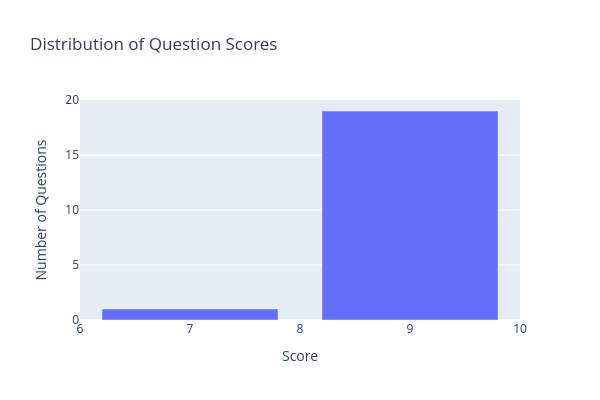

Notebook source saved alongside this figure:
### Code cell
from collections import Counter

score_counter = Counter(r["score"] for r in responses)

px.bar(
    x=score_counter.keys(),
    y=score_counter.values(),
    width=600,
    height=400,
    title="Distribution of Question Scores",
    labels={"x": "Score", "y": "Number of Questions"},
).show()

### Figure 1 — Plotly figure (JSON) as saved in the notebook; plotly's stock layout.template omitted (floating-point values rounded to 4 significant figures)
{"data": [{"hovertemplate": "Score=%{x}<br>Number of Questions=%{y}<extra></extra>", "legendgroup": "", "marker": {"color": "#636efa", "pattern": {"shape": ""}}, "name": "", "orientation": "v", "showlegend": false, "textposition": "auto", "type": "bar", "x": [9, 7], "xaxis": "x", "y": [19, 1], "yaxis": "y"}], "layout": {"barmode": "relative", "height": 400, "legend": {"tracegroupgap": 0}, "title": {"text": "Distribution of Question Scores"}, "width": 600, "xaxis": {"anchor": "y", "domain": [0, 1], "title": {"text": "Score"}}, "yaxis": {"anchor": "x", "domain": [0, 1], "title": {"text": "Number of Questions"}}}}
